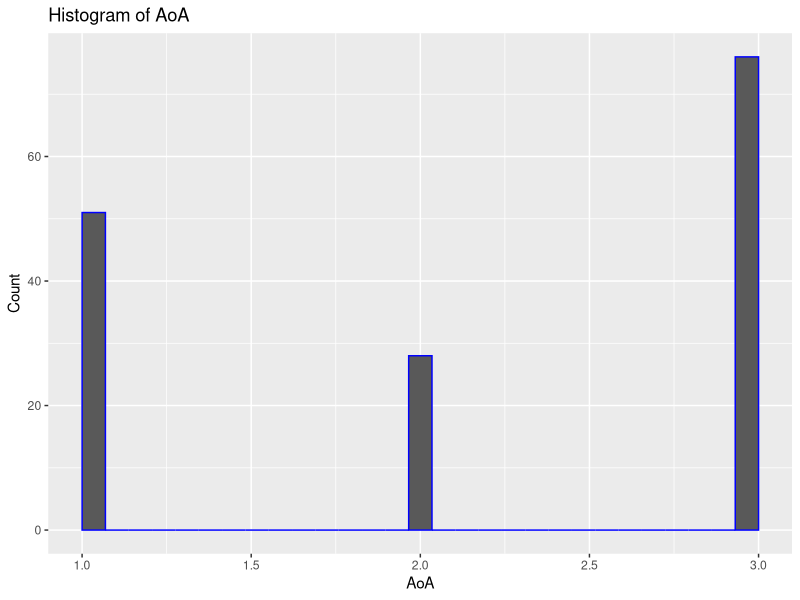
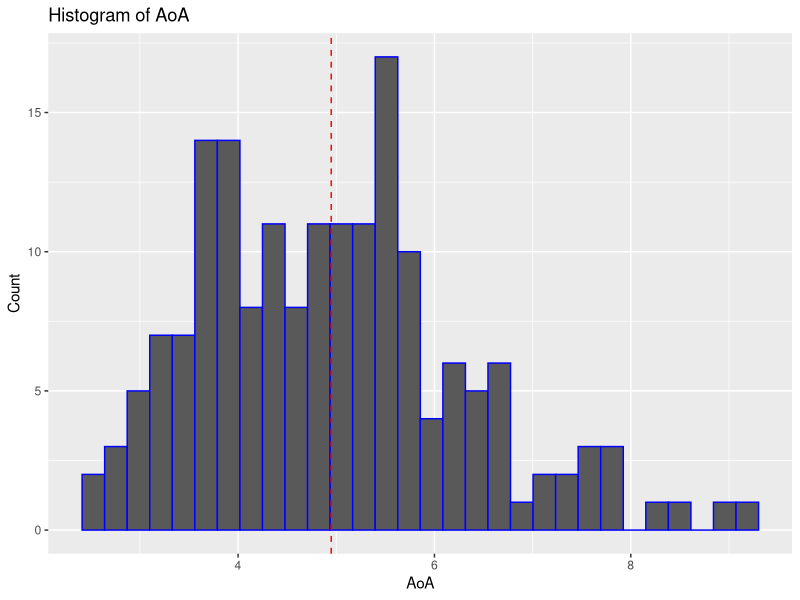
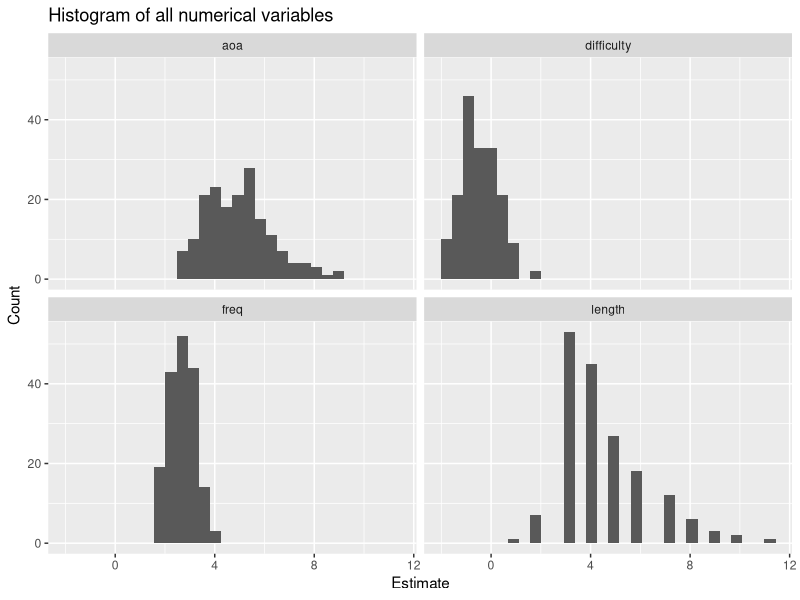
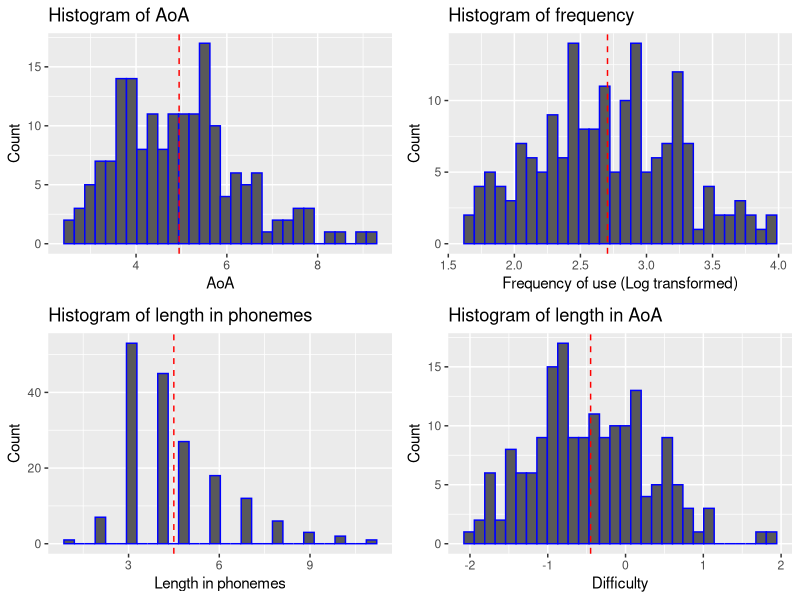
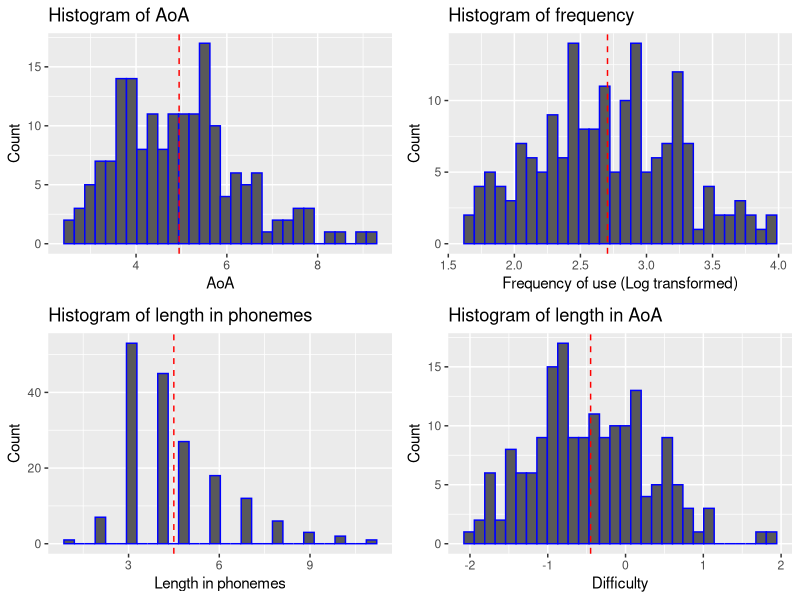
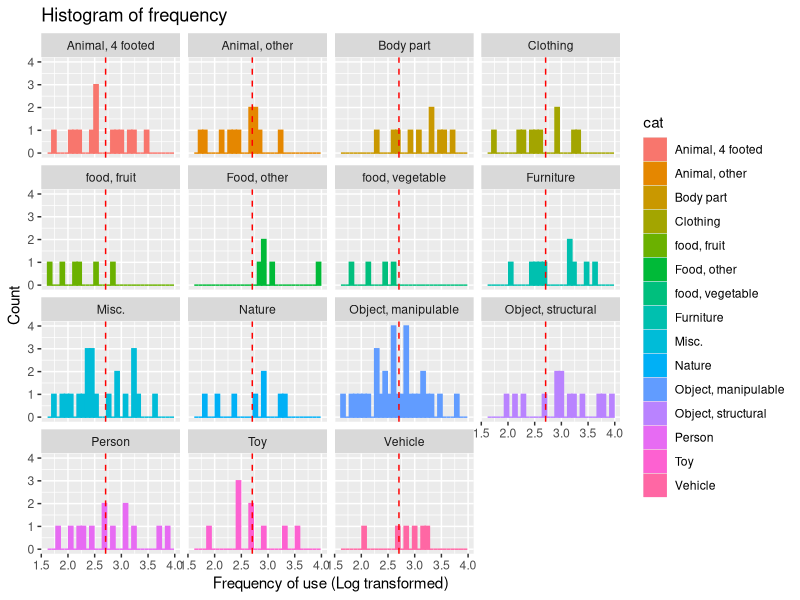
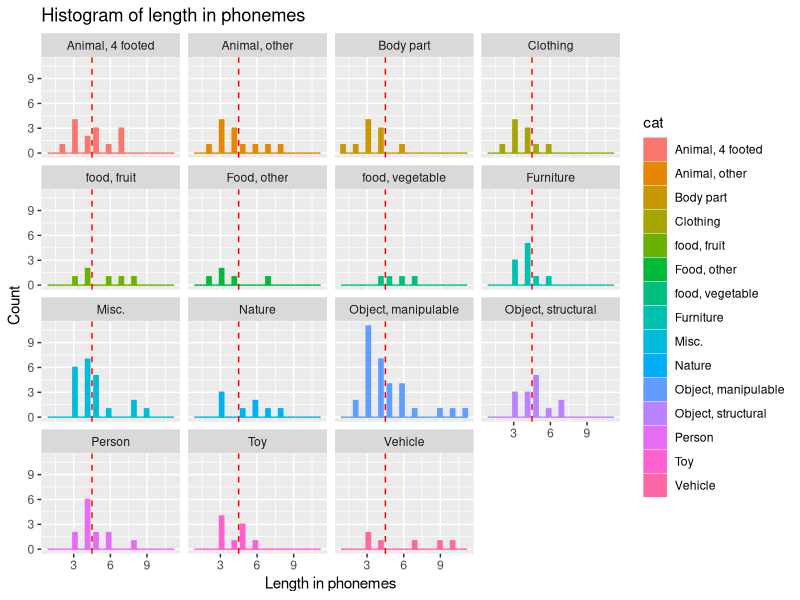
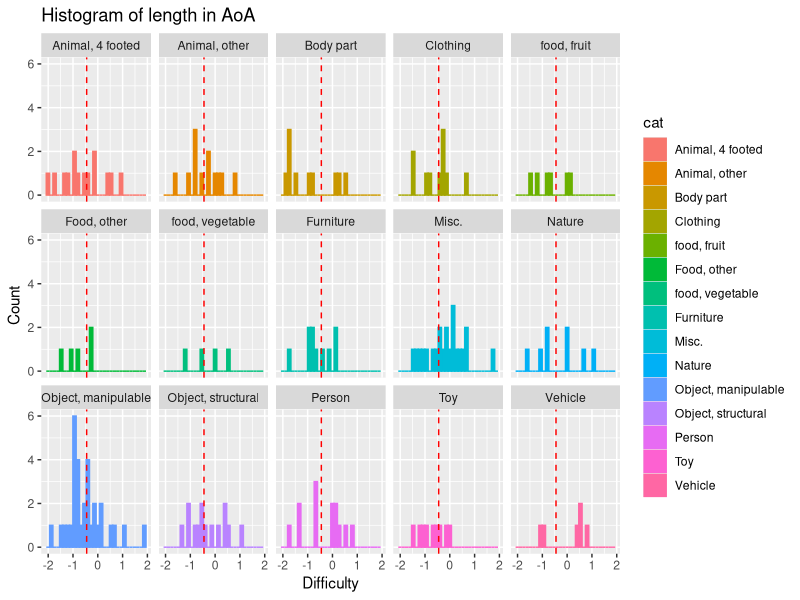

These charts were generated, in order, by the following R code:
## ---- chunk 1
library(readr) #used to load csv files
library(dplyr) # data manipulation
library(tidyr) # data manipulation
library(ggplot2) #plotting
library(gridExtra) #plotting
library(GGally)
## ---- chunk 2
library(readr)
data = read_csv("pnt.csv")
data_bad = data
data = data[,-c(1, 8)]
## ---- chunk 3
str(data)
## ---- chunk 4
head(data)
## ---- chunk 5
summary(data)
## ---- chunk 6
unique(data$cat)
## ---- chunk 7
length(unique(data$cat))
## ---- chunk 8
hist = data_bad %>%
  mutate(aoa = as.numeric(aoa_wrong)) %>%
  ggplot(aes(x = aoa)) +
  geom_histogram(color = "blue") +
  geom_vline(aes(xintercept = mean(aoa)), color= "red", linetype = "dashed", size = .5) +
    labs(
    title = "Histogram of AoA",
    x = "AoA",
    y = "Count")
hist
## ---- chunk 9
hist_aoa = data %>%
  mutate(aoa = as.numeric(aoa)) %>%
  ggplot(aes(x = aoa)) +
  geom_histogram(color = "blue") +
  geom_vline(aes(xintercept = mean(aoa)), color= "red", linetype = "dashed", size = .5) +
    labs(
    title = "Histogram of AoA",
    x = "AoA",
    y = "Count")

hist_aoa
## ---- chunk 10
data2 = data %>%
  relocate(cat) %>%
  gather(Variable, Estimate, freq:difficulty) %>%
  mutate(Variable = as.factor(Variable),
         Estimate = as.numeric(Estimate))

data2 %>% ggplot(aes(x = Estimate)) +
  geom_histogram() +
  facet_wrap(~Variable) +
      labs(
    title = "Histogram of all numerical variables",
    x = "Estimate",
    y = "Count")
## ---- chunk 11
hist_freq = data %>% ggplot(aes(x = freq)) +
  geom_histogram(color = "blue") +
  geom_vline(aes(xintercept = mean(freq)), color= "red", linetype = "dashed", size = .5) +
    labs(
    title = "Histogram of frequency",
    x = "Frequency of use (Log transformed)",
    y = "Count")

hist_length = data %>% ggplot(aes(x = length)) +
  geom_histogram(color = "blue") +
  geom_vline(aes(xintercept = mean(length)), color= "red", linetype = "dashed", size = .5) +
    labs(
    title = "Histogram of length in phonemes",
    x = "Length in phonemes",
    y = "Count")



hist_difficulty = data %>% ggplot(aes(x = difficulty)) +
  geom_histogram(color = "blue") +
  geom_vline(aes(xintercept = mean(difficulty)), color= "red", linetype = "dashed", size = .5) +
    labs(
    title = "Histogram of length in AoA",
    x = "Difficulty", 
    y = "Count")

###Plot all four histograms together
grid.arrange(hist_aoa, hist_freq, hist_length, hist_difficulty)

## ---- chunk 12
###Histogram for frequency by category
grid.arrange(hist_aoa, hist_freq, hist_length, hist_difficulty)
data %>% ggplot(aes(x = freq, fill = cat, colour = cat)) +
  geom_histogram() +
  geom_vline(aes(xintercept = mean(freq)), color= "red", linetype = "dashed", size = .5) +
    labs(
    title = "Histogram of frequency",
    x = "Frequency of use (Log transformed)",
    y = "Count") +
  facet_wrap(~cat, ncol = 4)
## ---- chunk 13
 data %>% ggplot(aes(x = length, fill = cat, colour = cat)) +
  geom_histogram() +
  geom_vline(aes(xintercept = mean(length)), color= "red", linetype = "dashed", size = .5) +
    labs(
    title = "Histogram of length in phonemes",
    x = "Length in phonemes",
    y = "Count") +
  facet_wrap(~cat, ncol = 4)
## ---- chunk 14
data %>% ggplot(aes(x = difficulty,fill = cat, colour = cat)) +
  geom_histogram() +
  geom_vline(aes(xintercept = mean(difficulty)), color= "red", linetype = "dashed", size = .5) +
    labs(
    title = "Histogram of length in AoA",
    x = "Difficulty", 
    y = "Count") +
  facet_wrap(~cat, ncol = 5)
## ---- chunk 15
data %>% ggplot(aes(x = freq, y = difficulty)) +
  geom_point() +
    labs(title = "Scatterplot of frequency and estimated naming difficulty",
    x = "Frequency", 
    y = "Difficulty")
## ---- chunk 16
data %>% ggplot(aes(x = freq, y = difficulty)) +
  geom_point() +
    labs(title = "Scatterplot of frequency and estimated naming difficulty",
    x = "Frequency", 
    y = "Difficulty") +
  facet_wrap(~cat, ncol = 5)
## ---- chunk 17
data = data %>%
  relocate(cat)
ggpairs(data, columns = 3:6,
         diag = list(continuous = "blankDiag"))
